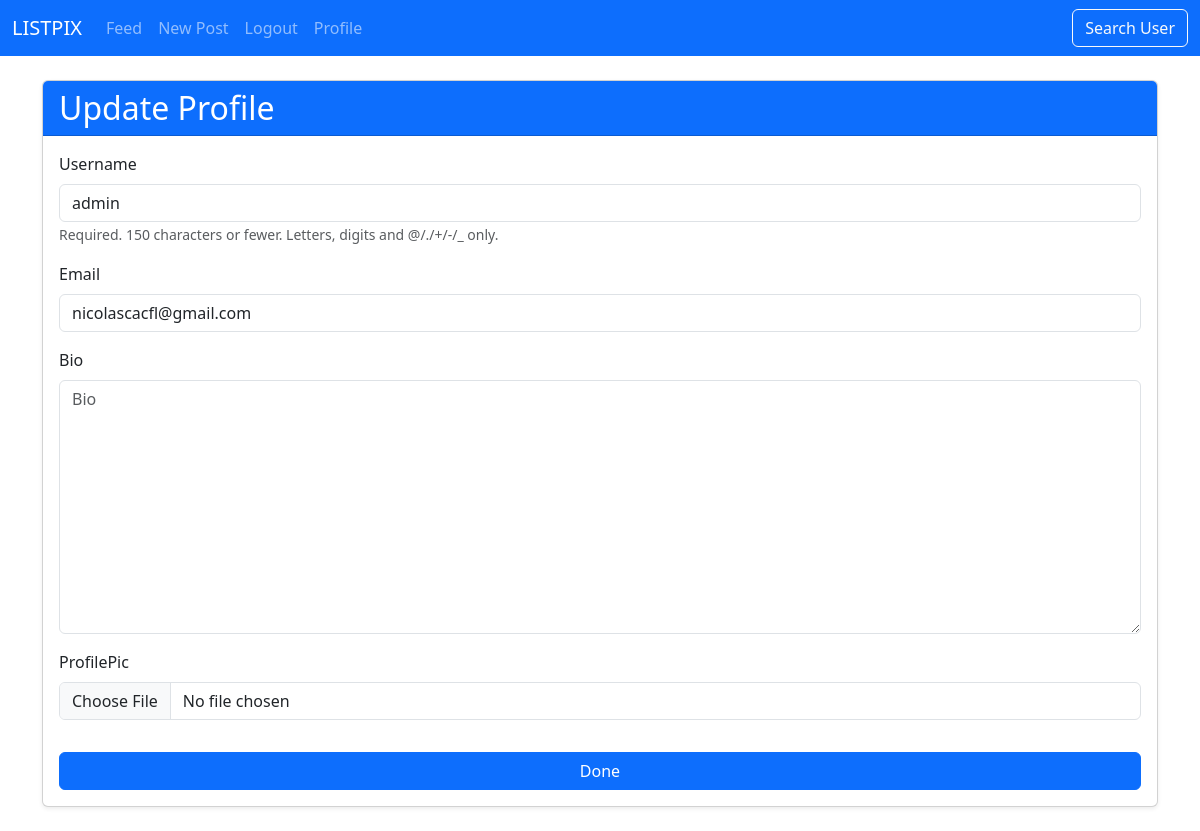
The app's page /update_user/ (signed in), older data.
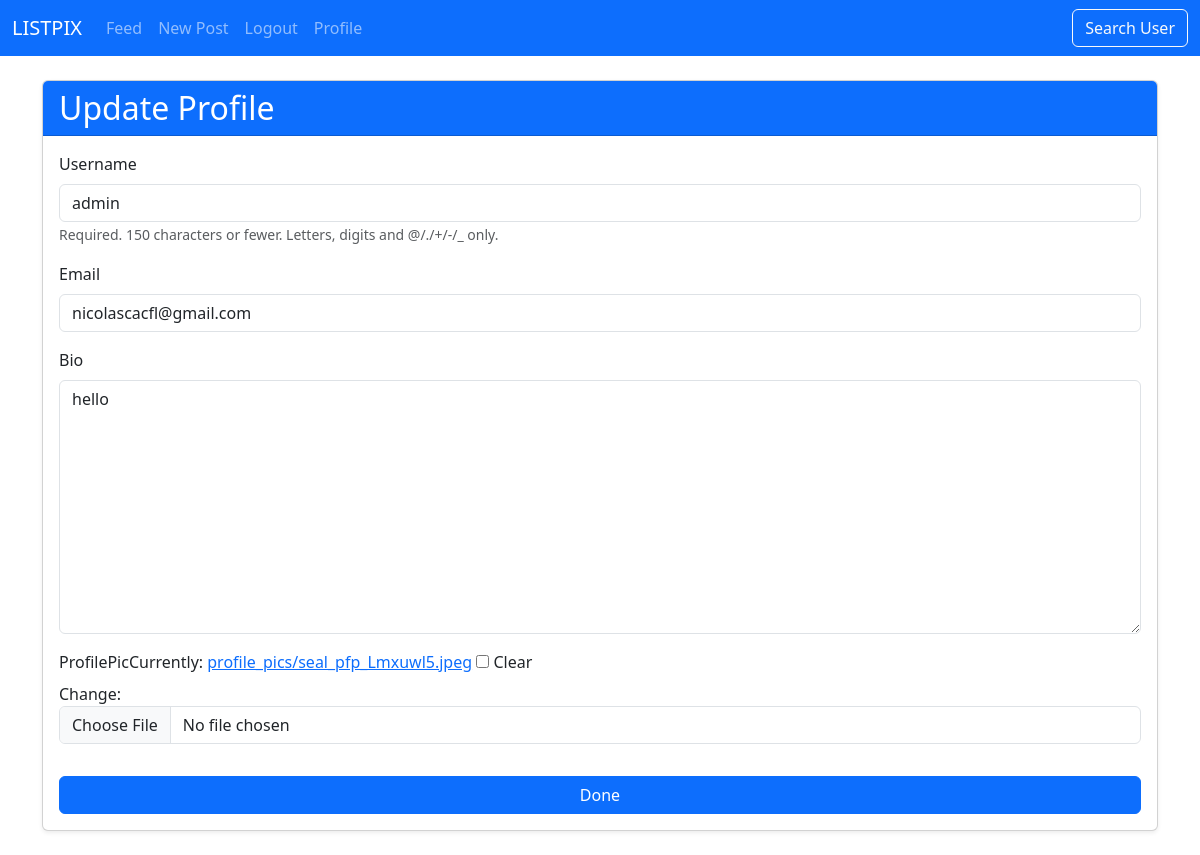
The same page, newer data.
### users/models.py (models this page shows, shortened)
class Profile(models.Model):
    user = models.OneToOneField(User, on_delete=models.CASCADE) #1 to 1 relationship of the profile model with the user model
    bio = models.TextField(blank=True)
    profilePic = models.ImageField(null = True, blank = True, upload_to='profile_pics', height_field=None, width_field=None, max_length=None)
    assigned_tasks = models.ManyToManyField('BucketListItem', related_name='tasks_assigned', blank=True)
    completed_tasks = models.ManyToManyField('BucketListItem', related_name='completed_by', blank=True)

### users/views.py (the view)
# urls.py: path('update_user/', views.update_u, name='update_user'),
@login_required
def update_u(request):
    current_user = request.user #get the current user and save it as obj User
    profile = Profile.objects.get(user=current_user) #each profile instance is 1 to 1 with a user, so set profile here
    if request.method == "POST": #check if user submitted a form to update profile
        user_form = UpdateUserForm(request.POST, instance=current_user)
        profile_form = UpdateProfileForm(request.POST, request.FILES, instance=profile) #need to request FILES for this form, because it handles images
        if user_form.is_valid() and profile_form.is_valid():
            user_form.save()
            profile_form.save()
            return redirect('user_profile', username=current_user.username)
    else: #not a post request, just fill out the forms with the user data (this is why you see the text boxes already filled out)
        user_form = UpdateUserForm(instance = current_user)
        profile_form = UpdateProfileForm(instance = profile)
    context = { #context is needed to pass forms into template
        'user_form': user_form,
        'profile_form': profile_form,
    }
    return render(request, "users/update_user.html", context)

### users/forms.py
class UpdateUserForm(forms.ModelForm):
    email = forms.EmailField()
    class Meta:
        model = User
        fields = ['username', 'email']

class UpdateProfileForm(forms.ModelForm):
    class Meta:
        model = Profile
        fields = ['bio', 'profilePic']

### users/templates/users/update_user.html (shortened to what this page needs)
{% extends 'users/base.html' %}
{% load bootstrap5 %}
{% load static %}
{% block content %}
<div class="row justify-content-center">
    <div>
        <div class="card shadow-sm">
            <div class="card-header bg-primary text-white">
                <h2 class="mb-0">Update Profile</h2>
            </div>
            <div class="card-body">
                <form method="post" enctype="multipart/form-data">
                    {% bootstrap_form user_form %}
                    {% bootstrap_form profile_form %}
                    <button type="submit" class="btn btn-primary w-100 mt-3">Done </button>
                </form>
            </div>
        </div>
    </div>
</div>
{% endblock %}

Row changes from the older to the newer data that the page shows:
changed Profile: bio (not shown) → "hello"
Text that changed along with them:
form field bootstrap_form: (not shown) → "☐"
text no longer shown: "Bio ProfilePic"
text now shown: "Bio ProfilePic Currently: profile_pics/seal_pfp_Lmxuwl5.jpeg Clear Change:"
